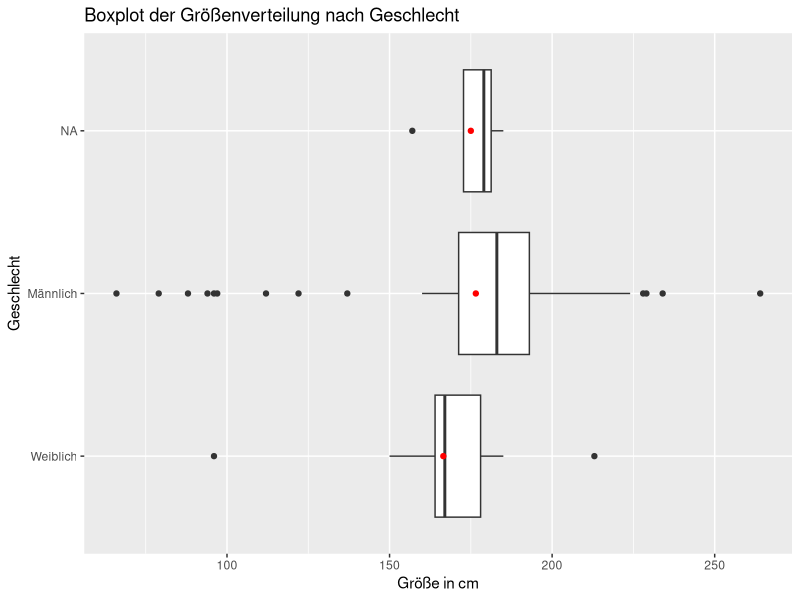
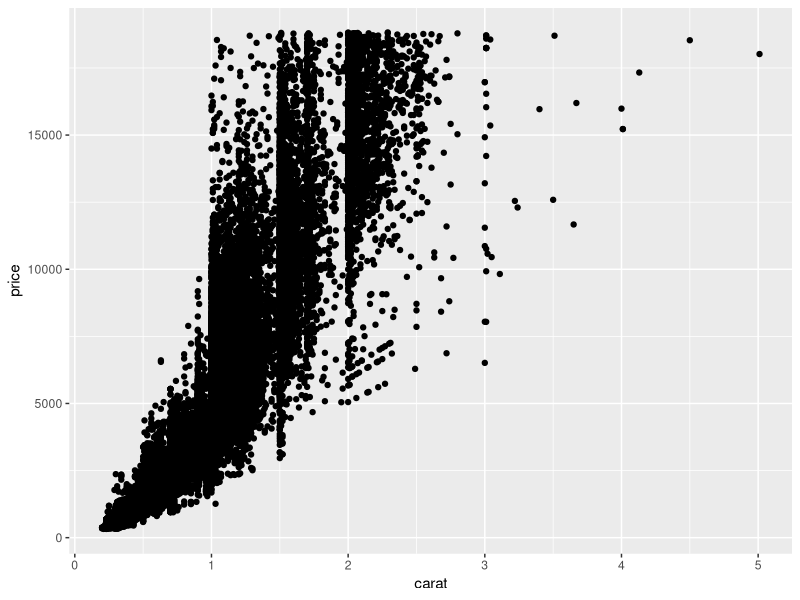
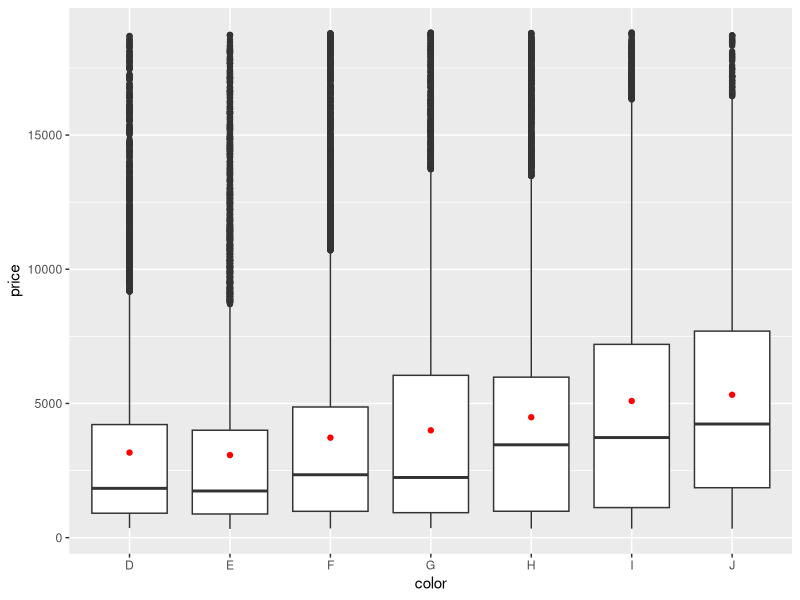
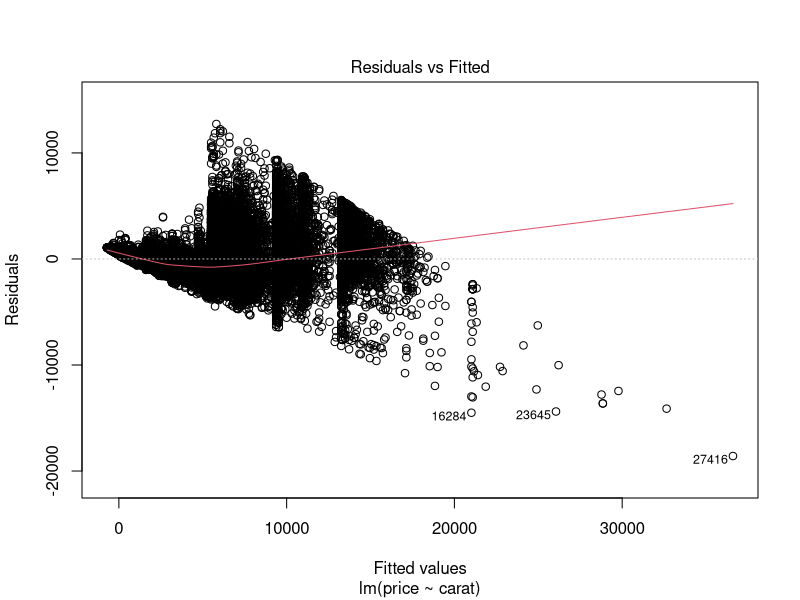
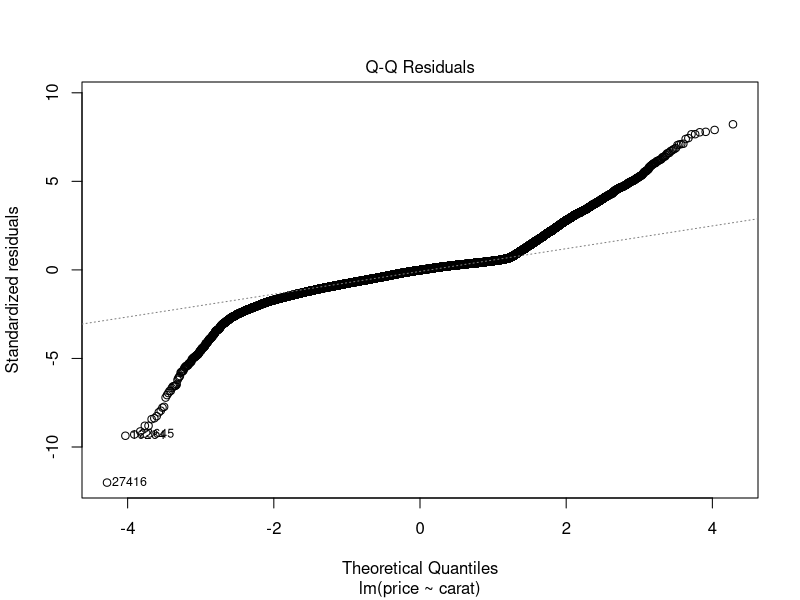
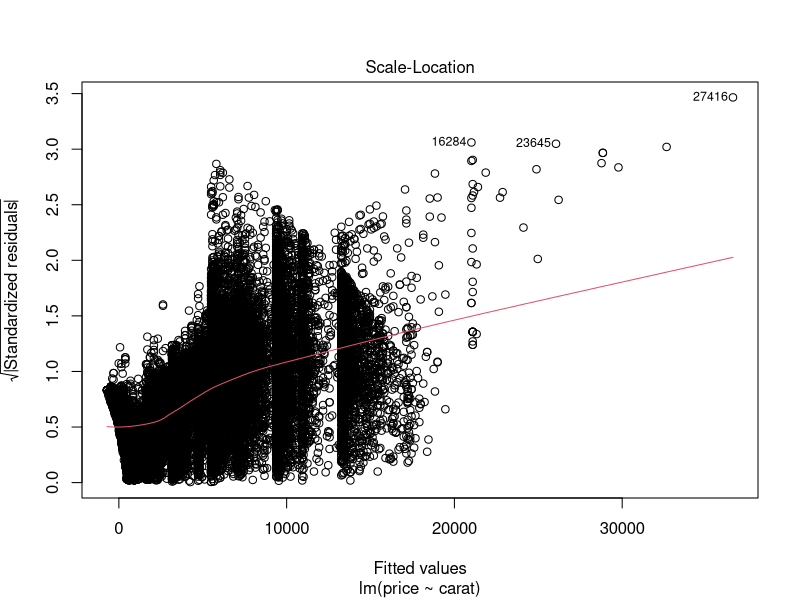
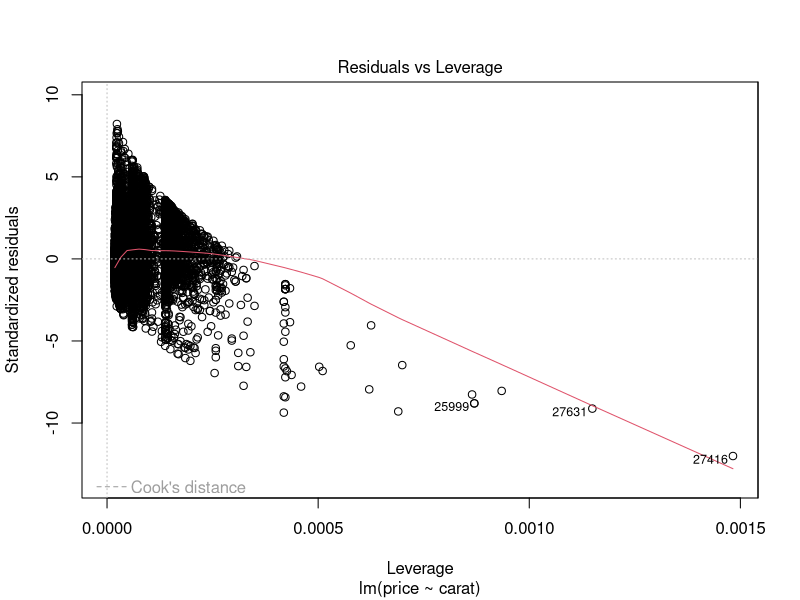
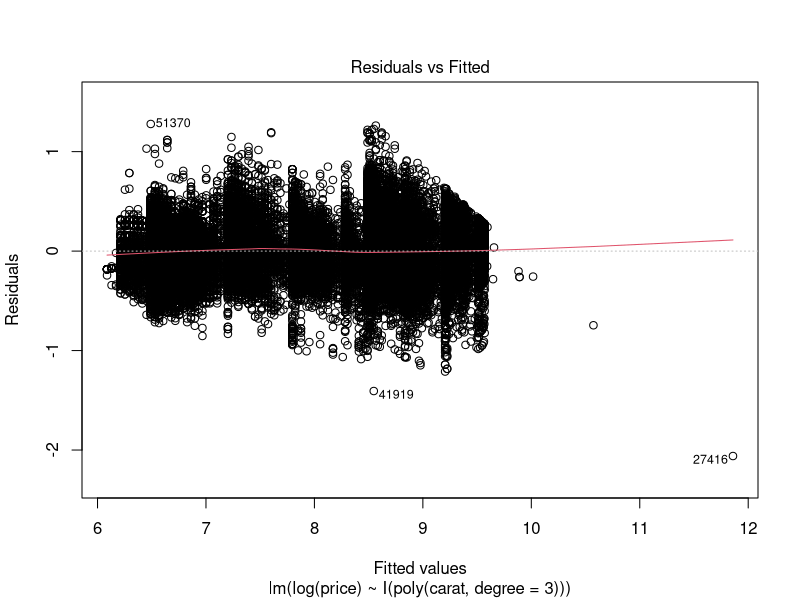

Reproduce these figures in R, in order.
## ---- chunk 1
library(tidyverse)
## ---- chunk 2
starwars <- starwars
## ---- chunk 3
# Augenfarbe ~ Masse
starwars %>% 
  group_by(eye_color) %>% 
  summarize(
    avg_mass = mean(mass, na.rm = T)
  )

# 5-Punkte (nach Gewicht)
starwars %>% 
  group_by(gender) %>% 
  filter(!is.na(height)) %>% 
  summarize(
    min_height = min(height),
    q1_height = quantile(height,0.25),
    med_height = quantile(height,0.5),
    q3_height = quantile(height, 0.75),
    max_height = max(height)
  )

## ---- chunk 4
#erstmal eindeutschen
starwars %>% 
  mutate(gender = fct_recode(gender,
    "Männlich" = "masculine",
    "Weiblich" = "feminine",
    "nichts" = "NA"
  )) %>% 
  ggplot(aes(height, gender)) +
    geom_boxplot(na.rm = T) +
    geom_point(stat= "summary", fun = "mean", color = "red") +
    xlab("Größe in cm")+
    ylab("Geschlecht") +
    ggtitle("Boxplot der Größenverteilung nach Geschlecht")
## ---- chunk 5
diamonds <- diamonds

summary(diamonds)

diamonds %>% 
  ggplot(aes(carat,price)) +
  geom_point()

diamonds %>% 
  filter(!is.na(price)) %>% 
  ggplot(aes(color, price)) +
  geom_boxplot() +
  geom_point(stat="summary", fun=mean, color="red")
## ---- chunk 6
# Zusammenhang Preis Carat

m0 <- lm(price ~ carat, data = diamonds)
summary(m0)
plot(m0)

m1 <- lm(log(price) ~carat, data = diamonds)
summary(m1)
## ---- chunk 7
#lineares modell mit polynomen
m2 <- lm(log(price) ~ I(poly(carat, degree = 3)), data = diamonds)
summary(m2)
plot(m2)
## ---- chunk 8
library(tidyverse)
swiss <- swiss

# a)
summary(swiss)

## ---- chunk 9
# b)
# Streuung
ggplot(stack(swiss), aes(ind, values)) +
  geom_boxplot() +
  geom_point(stat="summary", fun="mean", color= "red")

## ---- chunk 10
library(GGally)

ggpairs(swiss)
## ---- chunk 11
# education
model <- lm(Fertility ~ Education, data= swiss)
summary(model)$r.squared
# R^2 = 0.44
## ---- chunk 12
# weitere Variable Catholic
model2 <- lm(Fertility ~ Education+Catholic, data= swiss)
summary(model2)$r.squared
# R^2 => 0.57
# delta R^2 = 0.11 (gut!)

# Agriculture
model3 <- lm(Fertility ~ Education+Catholic+Agriculture, data= swiss)
summary(model3)$r.squared
# R^2 = 0.64
# delta R^2 = 0,07 (auch gut!)

model4 <- lm(Fertility ~ Education+Catholic+Agriculture+Examination, data= swiss)
summary(model4)$r.squared
# r^2 ändert sich fast nicht
## ---- chunk 13
plot(model2) #besser bei panel 2+4
plot(model3)
## ---- chunk 14
m1 <- lm(log(Fertility) ~ Education, data= swiss)
summary(m1)
# r^2 0.57 > 0.44 
plot(m1)

m2 <- lm(log(Fertility) ~ Education+Catholic, data= swiss)
summary(m2)$r.squared #r^2 = 0.61 > 0.57
plot(m2)

m3 <- lm(Fertility ~ Education+Catholic+Agriculture, data= swiss)
summary(m3)$r.squared
## ---- chunk 15
library(robustbase)
model_robust <- lmrob(log(Fertility) ~ Education, data= swiss)
summary(model_robust)
#R^2 = 0.51 > 0.57 von davor
